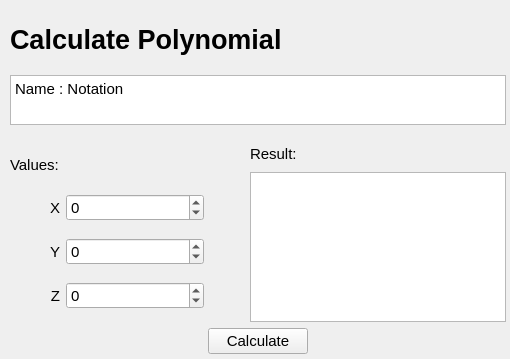
<?xml version="1.0" encoding="UTF-8"?>
<ui version="4.0">
 <class>CalculatePolynomialWidget</class>
 <widget class="QWidget" name="CalculatePolynomialWidget">
  <property name="geometry">
   <rect>
    <x>0</x>
    <y>0</y>
    <width>510</width>
    <height>359</height>
   </rect>
  </property>
  <property name="sizePolicy">
   <sizepolicy hsizetype="Fixed" vsizetype="Preferred">
    <horstretch>0</horstretch>
    <verstretch>0</verstretch>
   </sizepolicy>
  </property>
  <property name="windowTitle">
   <string>Form</string>
  </property>
  <widget class="QWidget" name="verticalLayoutWidget">
   <property name="geometry">
    <rect>
     <x>10</x>
     <y>10</y>
     <width>496</width>
     <height>344</height>
    </rect>
   </property>
   <layout class="QVBoxLayout" name="mainLayout">
    <item>
     <widget class="QLabel" name="calculatePolynomialTitle">
      <property name="font">
       <font>
        <pointsize>20</pointsize>
        <bold>true</bold>
       </font>
      </property>
      <property name="text">
       <string>Calculate Polynomial</string>
      </property>
     </widget>
    </item>
    <item>
     <widget class="QTextEdit" name="polynomialBox">
      <property name="maximumSize">
       <size>
        <width>16777215</width>
        <height>50</height>
       </size>
      </property>
      <property name="font">
       <font>
        <pointsize>11</pointsize>
       </font>
      </property>
      <property name="readOnly">
       <bool>true</bool>
      </property>
      <property name="html">
       <string>&lt;!DOCTYPE HTML PUBLIC &quot;-//W3C//DTD HTML 4.0//EN&quot; &quot;http://www.w3.org/TR/REC-html40/strict.dtd&quot;&gt;
&lt;html&gt;&lt;head&gt;&lt;meta name=&quot;qrichtext&quot; content=&quot;1&quot; /&gt;&lt;meta charset=&quot;utf-8&quot; /&gt;&lt;style type=&quot;text/css&quot;&gt;
p, li { white-space: pre-wrap; }
hr { height: 1px; border-width: 0; }
li.unchecked::marker { content: &quot;\2610&quot;; }
li.checked::marker { content: &quot;\2612&quot;; }
&lt;/style&gt;&lt;/head&gt;&lt;body style=&quot; font-family:'Segoe UI'; font-size:11pt; font-weight:400; font-style:normal;&quot;&gt;
&lt;p style=&quot; margin-top:0px; margin-bottom:0px; margin-left:0px; margin-right:0px; -qt-block-indent:0; text-indent:0px;&quot;&gt;Name : Notation&lt;/p&gt;&lt;/body&gt;&lt;/html&gt;</string>
      </property>
     </widget>
    </item>
    <item>
     <spacer name="dataSpacer">
      <property name="orientation">
       <enum>Qt::Orientation::Vertical</enum>
      </property>
      <property name="sizeType">
       <enum>QSizePolicy::Policy::Fixed</enum>
      </property>
      <property name="sizeHint" stdset="0">
       <size>
        <width>20</width>
        <height>10</height>
       </size>
      </property>
     </spacer>
    </item>
    <item>
     <layout class="QHBoxLayout" name="dataLayout">
      <item>
       <layout class="QVBoxLayout" name="valuesLayout">
        <item>
         <widget class="QLabel" name="valuesTitle">
          <property name="sizePolicy">
           <sizepolicy hsizetype="Preferred" vsizetype="Fixed">
            <horstretch>0</horstretch>
            <verstretch>0</verstretch>
           </sizepolicy>
          </property>
          <property name="minimumSize">
           <size>
            <width>0</width>
            <height>25</height>
           </size>
          </property>
          <property name="maximumSize">
           <size>
            <width>16777215</width>
            <height>25</height>
           </size>
          </property>
          <property name="font">
           <font>
            <pointsize>11</pointsize>
           </font>
          </property>
          <property name="text">
           <string>Values:</string>
          </property>
         </widget>
        </item>
        <item>
         <layout class="QHBoxLayout" name="xLayout">
          <item>
           <widget class="QLabel" name="xLabel">
            <property name="sizePolicy">
             <sizepolicy hsizetype="Fixed" vsizetype="Preferred">
              <horstretch>0</horstretch>
              <verstretch>0</verstretch>
             </sizepolicy>
            </property>
            <property name="minimumSize">
             <size>
              <width>50</width>
              <height>0</height>
             </size>
            </property>
            <property name="font">
             <font>
              <pointsize>11</pointsize>
             </font>
            </property>
            <property name="text">
             <string>X</string>
            </property>
            <property name="alignment">
             <set>Qt::AlignmentFlag::AlignRight|Qt::AlignmentFlag::AlignTrailing|Qt::AlignmentFlag::AlignVCenter</set>
            </property>
           </widget>
          </item>
          <item>
           <widget class="QSpinBox" name="xBox">
            <property name="font">
             <font>
              <pointsize>11</pointsize>
             </font>
            </property>
            <property name="minimum">
             <number>-1000000000</number>
            </property>
            <property name="maximum">
             <number>1000000000</number>
            </property>
           </widget>
          </item>
         </layout>
        </item>
        <item>
         <layout class="QHBoxLayout" name="yLayout">
          <item>
           <widget class="QLabel" name="yLabel">
            <property name="sizePolicy">
             <sizepolicy hsizetype="Fixed" vsizetype="Preferred">
              <horstretch>0</horstretch>
              <verstretch>0</verstretch>
             </sizepolicy>
            </property>
            <property name="minimumSize">
             <size>
              <width>50</width>
              <height>0</height>
             </size>
            </property>
            <property name="font">
             <font>
              <pointsize>11</pointsize>
             </font>
            </property>
            <property name="text">
             <string>Y</string>
            </property>
            <property name="alignment">
             <set>Qt::AlignmentFlag::AlignRight|Qt::AlignmentFlag::AlignTrailing|Qt::AlignmentFlag::AlignVCenter</set>
            </property>
           </widget>
          </item>
          <item>
           <widget class="QSpinBox" name="yBox">
            <property name="font">
             <font>
              <pointsize>11</pointsize>
             </font>
            </property>
            <property name="minimum">
             <number>-1000000000</number>
            </property>
            <property name="maximum">
             <number>1000000000</number>
            </property>
           </widget>
          </item>
         </layout>
        </item>
        <item>
         <layout class="QHBoxLayout" name="zLayout">
          <item>
           <widget class="QLabel" name="zLabel">
            <property name="sizePolicy">
             <sizepolicy hsizetype="Fixed" vsizetype="Preferred">
              <horstretch>0</horstretch>
              <verstretch>0</verstretch>
             </sizepolicy>
            </property>
            <property name="minimumSize">
             <size>
              <width>50</width>
              <height>0</height>
             </size>
            </property>
            <property name="font">
             <font>
              <pointsize>11</pointsize>
             </font>
            </property>
            <property name="text">
             <string>Z</string>
            </property>
            <property name="alignment">
             <set>Qt::AlignmentFlag::AlignRight|Qt::AlignmentFlag::AlignTrailing|Qt::AlignmentFlag::AlignVCenter</set>
            </property>
           </widget>
          </item>
          <item>
           <widget class="QSpinBox" name="zBox">
            <property name="font">
             <font>
              <pointsize>11</pointsize>
             </font>
            </property>
            <property name="minimum">
             <number>-1000000000</number>
            </property>
            <property name="maximum">
             <number>1000000000</number>
            </property>
           </widget>
          </item>
         </layout>
        </item>
       </layout>
      </item>
      <item>
       <spacer name="horizontalSpacer">
        <property name="orientation">
         <enum>Qt::Orientation::Horizontal</enum>
        </property>
        <property name="sizeType">
         <enum>QSizePolicy::Policy::Fixed</enum>
        </property>
        <property name="sizeHint" stdset="0">
         <size>
          <width>40</width>
          <height>20</height>
         </size>
        </property>
       </spacer>
      </item>
      <item>
       <layout class="QVBoxLayout" name="resultLayout">
        <item>
         <widget class="QLabel" name="resultTitle">
          <property name="sizePolicy">
           <sizepolicy hsizetype="Preferred" vsizetype="Fixed">
            <horstretch>0</horstretch>
            <verstretch>0</verstretch>
           </sizepolicy>
          </property>
          <property name="minimumSize">
           <size>
            <width>0</width>
            <height>25</height>
           </size>
          </property>
          <property name="maximumSize">
           <size>
            <width>16777215</width>
            <height>25</height>
           </size>
          </property>
          <property name="font">
           <font>
            <pointsize>11</pointsize>
           </font>
          </property>
          <property name="text">
           <string>Result:</string>
          </property>
         </widget>
        </item>
        <item>
         <widget class="QTextEdit" name="resultBox">
          <property name="sizePolicy">
           <sizepolicy hsizetype="Fixed" vsizetype="Fixed">
            <horstretch>0</horstretch>
            <verstretch>0</verstretch>
           </sizepolicy>
          </property>
          <property name="maximumSize">
           <size>
            <width>300</width>
            <height>150</height>
           </size>
          </property>
          <property name="font">
           <font>
            <pointsize>11</pointsize>
           </font>
          </property>
          <property name="readOnly">
           <bool>true</bool>
          </property>
         </widget>
        </item>
       </layout>
      </item>
     </layout>
    </item>
    <item>
     <layout class="QHBoxLayout" name="buttonLayout">
      <item>
       <spacer name="buttonSpacerLeft">
        <property name="orientation">
         <enum>Qt::Orientation::Horizontal</enum>
        </property>
        <property name="sizeType">
         <enum>QSizePolicy::Policy::Preferred</enum>
        </property>
        <property name="sizeHint" stdset="0">
         <size>
          <width>75</width>
          <height>20</height>
         </size>
        </property>
       </spacer>
      </item>
      <item>
       <widget class="QPushButton" name="calculateButton">
        <property name="maximumSize">
         <size>
          <width>100</width>
          <height>16777215</height>
         </size>
        </property>
        <property name="font">
         <font>
          <pointsize>11</pointsize>
         </font>
        </property>
        <property name="text">
         <string>Calculate</string>
        </property>
       </widget>
      </item>
      <item>
       <spacer name="buttonSpacerRight">
        <property name="orientation">
         <enum>Qt::Orientation::Horizontal</enum>
        </property>
        <property name="sizeType">
         <enum>QSizePolicy::Policy::Preferred</enum>
        </property>
        <property name="sizeHint" stdset="0">
         <size>
          <width>75</width>
          <height>20</height>
         </size>
        </property>
       </spacer>
      </item>
     </layout>
    </item>
   </layout>
  </widget>
 </widget>
 <resources/>
 <connections/>
</ui>
